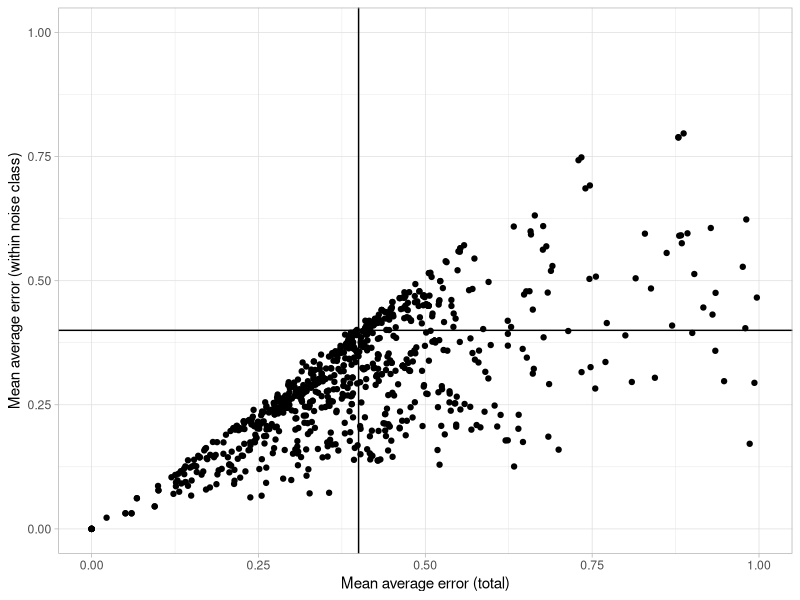

Source code (R):
library(tidyverse)
theme_set(theme_light())

summarized <- read_csv("analysis/calculated_mae/summary.csv")

supp_fig2 <- summarized |>
  ggplot(aes(x=mean_mae, y=mean_within_mae)) +
    geom_point() +
    scale_x_continuous(limits=c(0,1)) +
    scale_y_continuous(limits=c(0,1)) +
    geom_hline(yintercept=.4) +
    geom_vline(xintercept = .4) +
    xlab("Mean average error (total)") +
    ylab("Mean average error (within noise class)")

ggsave("figures/supp_fig2.svg", plot=supp_fig2, width=10, height=8)
